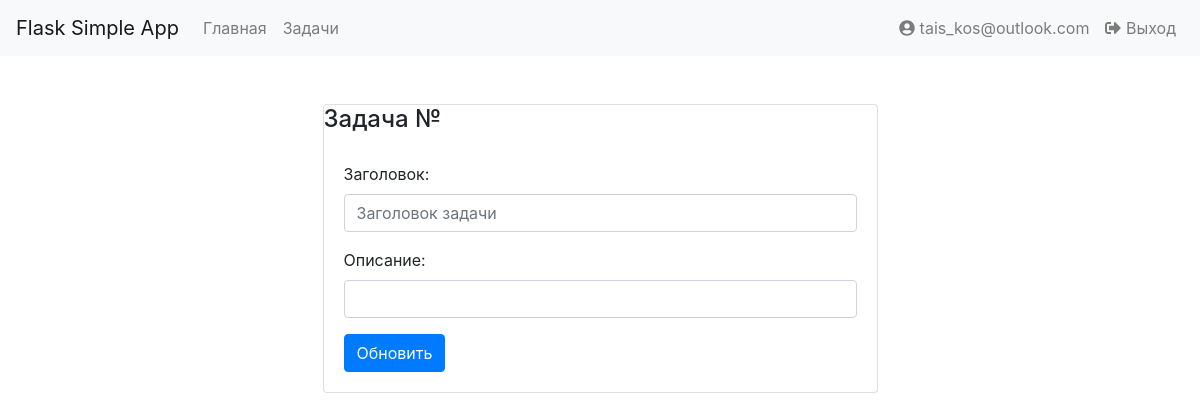
Page /tasks/13 (signed in) on the earlier database version.
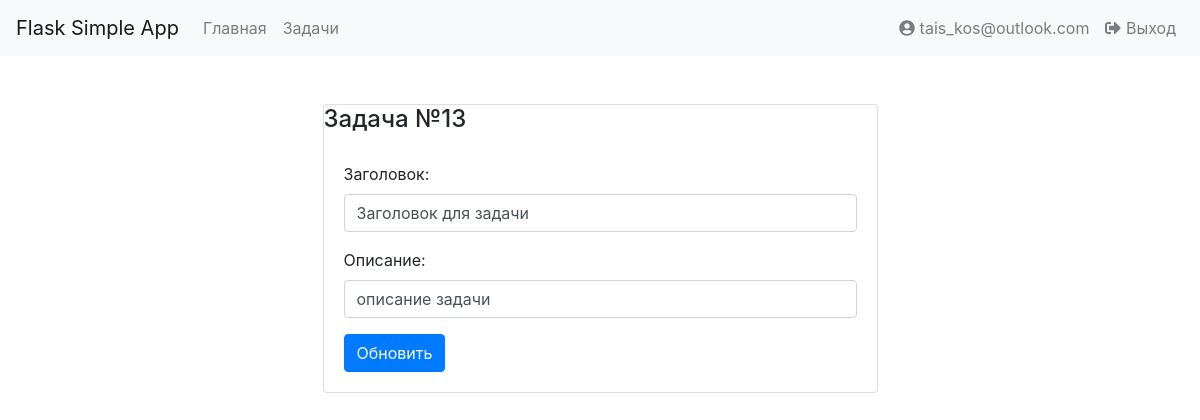
Same page on the later database version.
### tables this page shows
CREATE TABLE "tasks"
(
	id integer not null
		constraint tasks_pk
			primary key autoincrement,
	title varchar(100) not null,
	description text,
	id_user int not null
		references users
			on update cascade on delete cascade
);

### app.py (the view)
@app.route('/tasks/<int:task_id>', methods=['GET'])
def get_task(task_id: int):
    if 'user_id' in session:
        user_id = session['user_id']
        user = Storage.get_user_by_id(user_id)
        task = Storage.get_task_by_id(task_id)
        return render_template('pages/task.html', page_title='Отредактировать задачу', task=task, user=user)
    else:
        return redirect('/login')

### storage/__init__.py (called while the page is built)
    @staticmethod
    def get_user_by_id(id: int) -> User:
        user_data = db.execute('SELECT * FROM users WHERE id=?', (id,)).fetchone()
        if user_data:
            return User(id=user_data[0], email=user_data[1], password=user_data[2])
        else:
            return None

    @staticmethod
    def get_task_by_id(task_id: int) -> Task:
        task_data = db.execute('SELECT * from tasks where tasks.id=?', (task_id,)).fetchone()
        if task_data:
            user = Storage.get_user_by_id(task_data[3])
            return Task(id=task_data[0], title=task_data[1], description=task_data[2], user=user)
        else:
            return None

### templates/pages/task.html (shortened to what this page needs)
{% extends "layouts/base_layout.html" %}
{% block main %}
    <section class="card card-default w-50 mx-auto">
        <h4>Задача №{{ task.id }}</h4>
        <form action="/create_task/{{ task.id }}" method="POST" class="card-body">
            <div class="form-group">
                <label for="title-input">Заголовок:</label>
                <input type="text" name="title-input" class="form-control" id="title-input" placeholder="Заголовок задачи" value="{{ task.title }}">
            </div>
            <div class="form-group">
                <label for="description-input">Описание:</label>
                <input type="text" name="description-input" class="form-control" id="description-input" value="{{ task.description }}">
            </div>
            <button type="submit" class="btn btn-primary">Обновить</button>
        </form>
    </section>
{% endblock %}

Differences in the rows shown:
added tasks: id "13", title-input "Заголовок для задачи", description-input "описание задачи"
